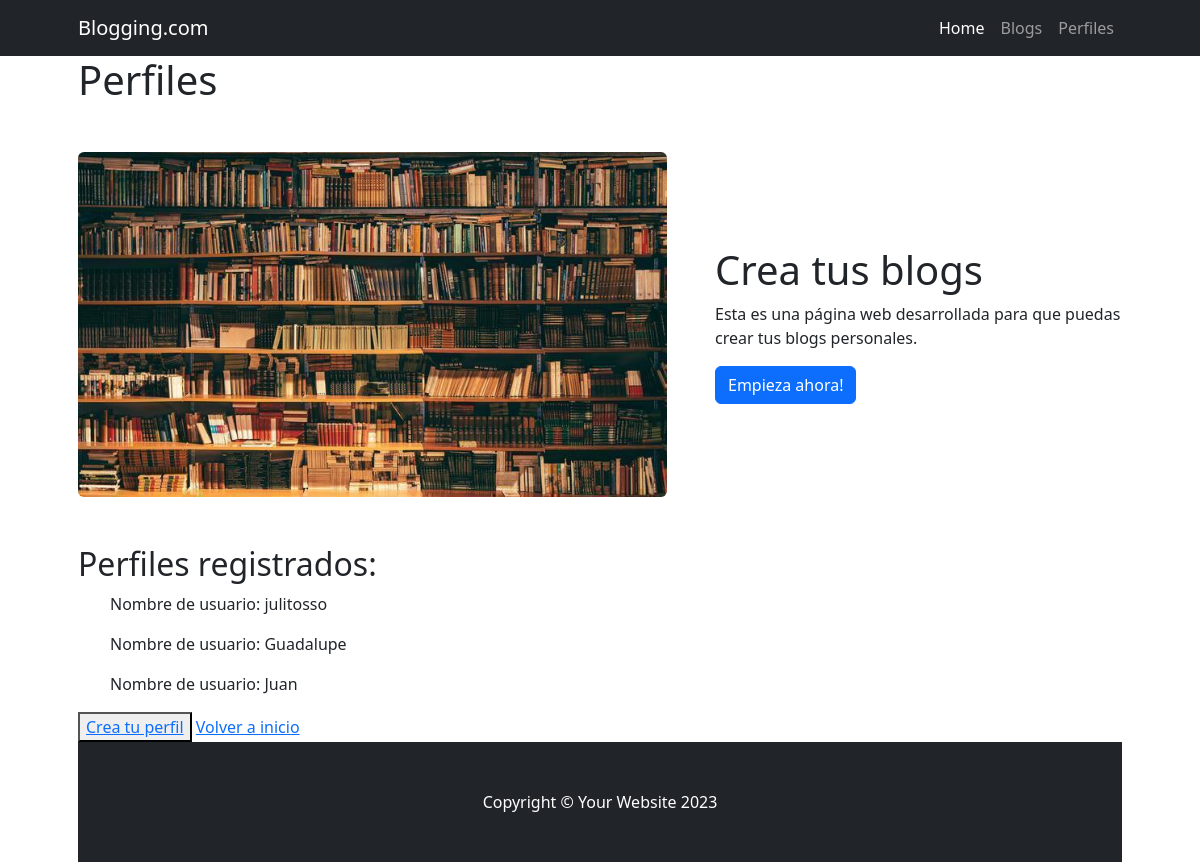
Before: /cliente/ with the older database file.
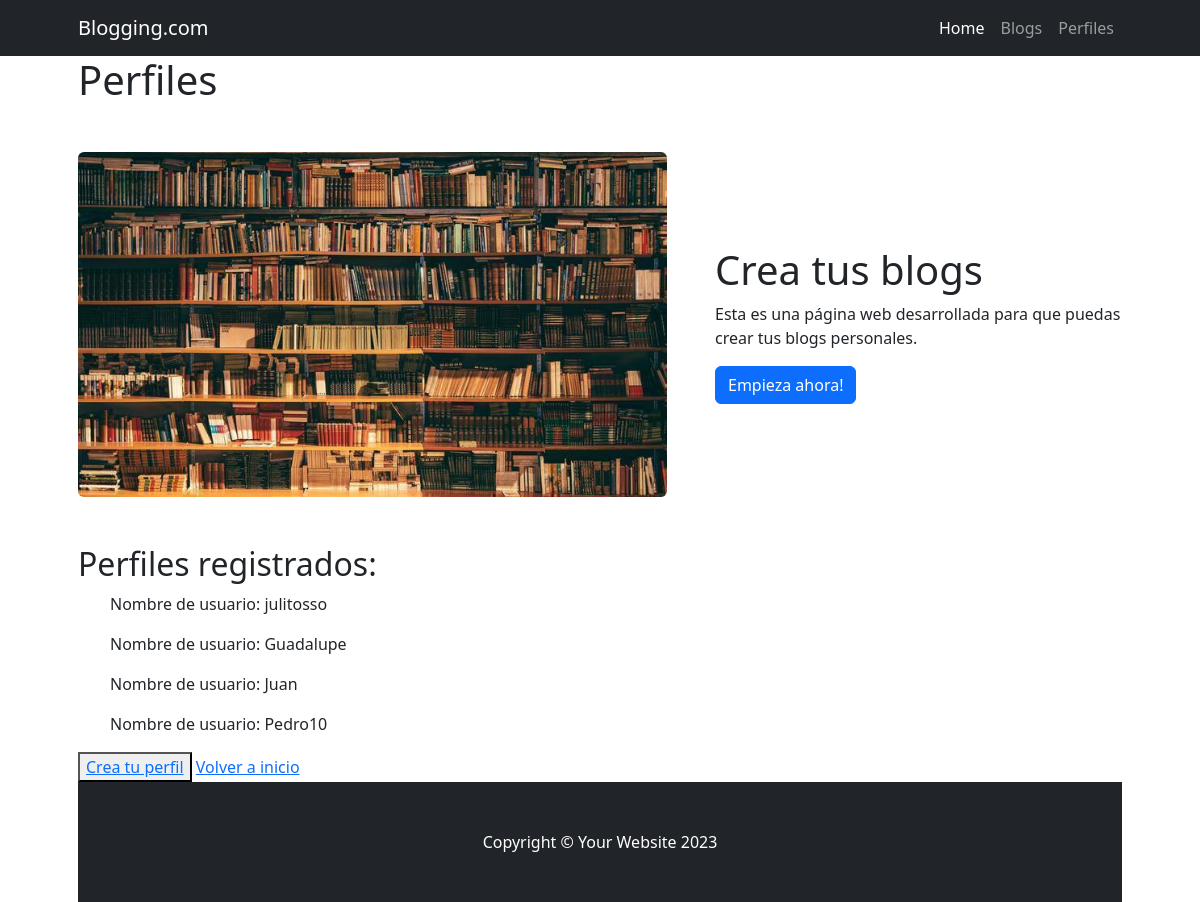
After: the same page with the newer database file.
### cliente/models.py (models this page shows, shortened)
class Perfil(models.Model):
    nombre = models.CharField(max_length=100)
    apellido = models.CharField(max_length=100)
    mail = models.CharField(max_length=100)
    nacimiento = models.DateField(null=True)
    usuario = models.ForeignKey(Usuario, on_delete=models.SET_NULL, null=True, blank=True)

class Usuario(models.Model):
    usuario = models.CharField(max_length=100)
    def __str__(self) -> str:
        return f"{self.usuario}"

### cliente/views.py (the view)
# urls.py: path("", views.index, name="index"),
def index(request):
    perfiles = models.Perfil.objects.all()
    return render(request, "cliente/perfil.html", {"perfiles":perfiles})

### cliente/templates/cliente/perfil.html
{% extends 'home/base.html' %}
{% block title %}
    <h1>Perfiles</h1>
{% endblock title %}
{% block content %}
    <h2>Perfiles registrados:</h2>
    <ul>
        {% for perfil in perfiles %}
            <p>Nombre de usuario: {{perfil.usuario}}</p>
        {% endfor %}
    </ul>
    <button><a href="{% url 'cliente:crear_perfil' %}">Crea tu perfil</a></button>
    <a href="{% url 'home:index' %}">Volver a inicio</a>
{% endblock content %}

Changed rows visible on the page:
added Perfil: usuario "Pedro10"
